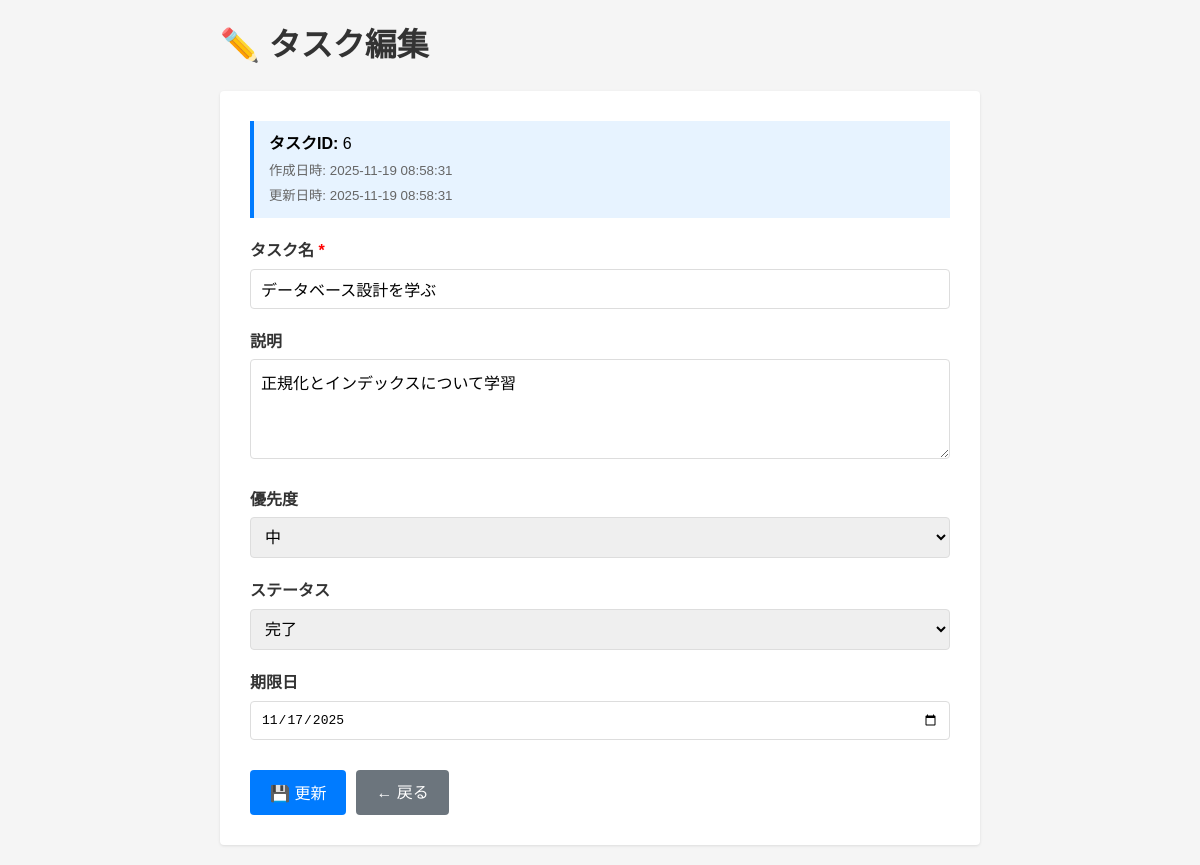
Screenshot of /edit.php?id=6 with the database file from the repository.
### tables this page shows
CREATE TABLE IF NOT EXISTS tasks (
    id INT AUTO_INCREMENT PRIMARY KEY,
    title VARCHAR(255) NOT NULL,
    description TEXT,
    priority ENUM('low', 'medium', 'high') DEFAULT 'medium',
    status ENUM('pending', 'completed') DEFAULT 'pending',
    due_date DATE,
    created_at DATETIME DEFAULT CURRENT_TIMESTAMP,
    updated_at DATETIME DEFAULT CURRENT_TIMESTAMP ON UPDATE CURRENT_TIMESTAMP,
    INDEX idx_status (status),
    INDEX idx_priority (priority),
    INDEX idx_due_date (due_date),
    INDEX idx_created_at (created_at)
);

### functions.php (called while the page is built, shortened)
<?php
function h($str) {
    return htmlspecialchars($str, ENT_QUOTES, 'UTF-8');
}
function getTaskById($id) {
    $pdo = getDB();
    $stmt = $pdo->prepare("SELECT * FROM tasks WHERE id = :id");
    $stmt->bindValue(':id', $id, PDO::PARAM_INT);
    $stmt->execute();
    return $stmt->fetch(PDO::FETCH_ASSOC);
}

### edit.php (the view, shortened to what this page needs)
<?php
require_once 'functions.php';
$task_id = isset($_GET['id']) ? (int)$_GET['id'] : 0;
$task = getTaskById($task_id);
?>
<!DOCTYPE html>
<html lang="ja">
<head>
</head>
<body>
    <h1>✏️ タスク編集</h1>
    <div class="form-container">
        <div class="info-box">
            <strong>タスクID:</strong> <?php echo h($task['id']); ?><br>
            <small>作成日時: <?php echo h($task['created_at']); ?></small><br>
            <small>更新日時: <?php echo h($task['updated_at']); ?></small>
        </div>
        <form method="POST" action="edit.php?id=<?php echo h($task['id']); ?>">
            <div class="form-group">
                <label for="title">タスク名 <span style="color: red;">*</span></label>
                <input type="text" id="title" name="title" value="<?php echo h($task['title']); ?>" required>
            </div>
            <div class="form-group">
                <label for="description">説明</label>
                <textarea id="description" name="description"><?php echo h($task['description'] ?? ''); ?></textarea>
            </div>
            <div class="form-group">
                <label for="priority">優先度</label>
                <select id="priority" name="priority">
                    <option value="medium" <?php echo $task['priority'] === 'medium' ? 'selected' : ''; ?>>中</option>
                </select>
            </div>
            <div class="form-group">
                <label for="status">ステータス</label>
                <select id="status" name="status">
                    <option value="completed" <?php echo $task['status'] === 'completed' ? 'selected' : ''; ?>>完了</option>
                </select>
            </div>
            <div class="form-group">
                <label for="due_date">期限日</label>
                <input type="date" id="due_date" name="due_date" value="<?php echo h($task['due_date'] ?? ''); ?>">
            </div>
            <div class="form-actions">
                <button type="submit" class="btn">💾 更新</button>
                <a href="index.php" class="btn btn-secondary">← 戻る</a>
            </div>
        </form>
    </div>
</body>
</html>

### edit.php (style rules this page uses)
* { margin: 0; padding: 0; box-sizing: border-box; }
body { font-family: Arial, sans-serif; line-height: 1.6; padding: 20px; max-width: 800px; margin: 0 auto; background: #f5f5f5; }
h1 { margin-bottom: 20px; color: #333; }
.form-container { background: #fff; padding: 30px; border-radius: 4px; box-shadow: 0 1px 3px rgba(0,0,0,0.1); }
.form-group { margin-bottom: 20px; }
.form-group label { display: block; margin-bottom: 5px; font-weight: bold; color: #333; }
.form-group input[type="text"], .form-group input[type="date"], .form-group textarea, .form-group select { width: 100%; padding: 10px; border: 1px solid #ddd; border-radius: 4px; font-size: 1em; }
.form-group textarea { min-height: 100px; resize: vertical; font-family: Arial, sans-serif; }
.form-actions { display: flex; gap: 10px; margin-top: 30px; }
.btn { padding: 10px 20px; background: #007bff; color: #fff; text-decoration: none; border-radius: 4px; border: none; cursor: pointer; display: inline-block; font-size: 1em; }
.btn-secondary { background: #6c757d; }
.info-box { background: #e7f3ff; padding: 10px 15px; border-left: 4px solid #007bff; margin-bottom: 20px; }
.info-box small { color: #666; }

### rows the page displays
tasks: id "6", created_at "2025-11-19 08:58:31", updated_at "2025-11-19 08:58:31", title "データベース設計を学ぶ", description "正規化とインデックスについて学習", priority "中", status "完了", due_date "11/17/2025"
